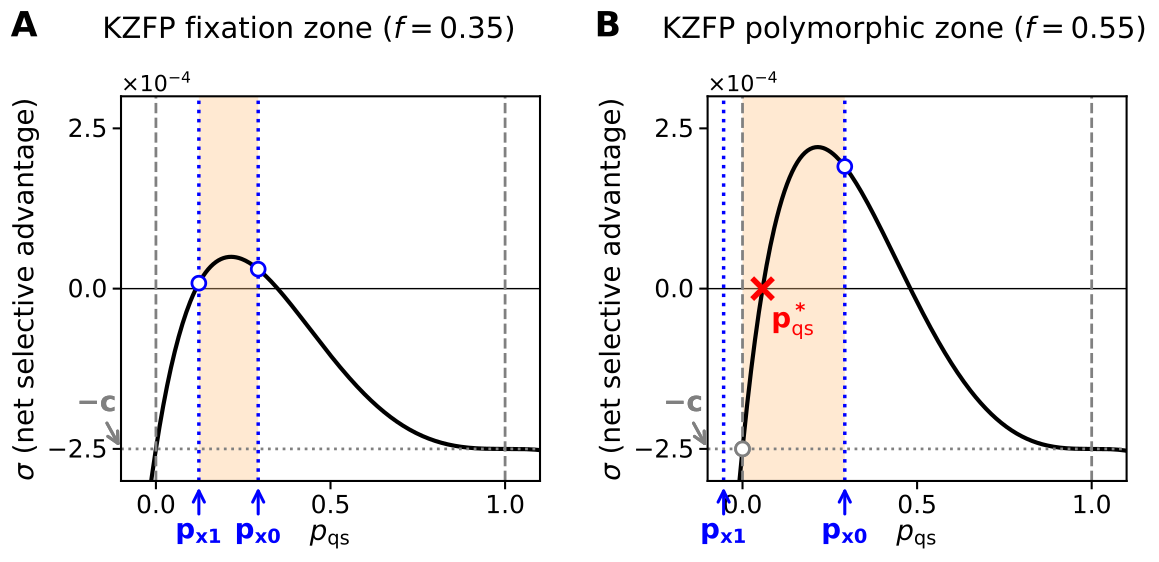

Write the Python code that produced this figure.
#fig3
import numpy as np
import matplotlib.pyplot as plt
from scipy.optimize import brentq
from matplotlib.ticker import ScalarFormatter


def sigma_of_pqs(pqs, s, u, pi, f, c):
    num = (2 * s * u * f) * (1-pqs)**3 * pqs
    den = pi + 2 * s * pqs
    return num / den - c


def pqs_interval(s, u, f):
    x0 = 1-np.sqrt(s / u)
    x1 = 1-np.sqrt(s / (u * (1 - f)))
    xlow = max(0.0,x1)
    return x0, x1, xlow


def plot_sigma_pqs(ax, *, s, u, pi, f, c):
    x0, x1, xlow = pqs_interval(s, u, f)
    pqs = np.linspace(-1, 1.2, 600)
    sig = sigma_of_pqs(pqs, s, u, pi, f, c)

    ax.plot(pqs, sig, color="k", lw=3, zorder=2)
    ax.axhline(0, color="k", lw=1, ls="-", zorder=0)
    ax.axvspan(xlow, x0, facecolor="#FFC080", alpha=0.35, zorder=0)

    s0 = sigma_of_pqs(x1, s, u, pi, f, c)
    s1 = sigma_of_pqs(x0, s, u, pi, f, c)
    su = sigma_of_pqs(xlow, s, u, pi, f, c)

    ax.axvline(x0, color="blue", ls=":", lw=2.5)
    ax.axvline(x1, color="blue", ls=":", lw=2.5)
    ax.axvline(0.0, color="gray", lw=2, ls="--")
    ax.axvline(1.0, color="gray", lw=2, ls="--")

    ax.axhline(-0.00025, color="gray", lw=2, ls=":")
    pqs_target = -c
    trans = axes[0].get_yaxis_transform()

    axes[0].annotate(
        r"$\bf{-c}$",
        xy=(0, pqs_target),
        xycoords=trans,
        xytext=(-3, 32),
        textcoords="offset points",
        ha="right",
        va="center",
        arrowprops=dict(arrowstyle="->", lw=2.2, color="gray"),
        color="gray",
        annotation_clip=False,
        fontsize=20,
    )

    axes[1].annotate(
        r"$\bf{-c}$",
        xy=(1.4, pqs_target),
        xycoords=trans,
        xytext=(-3, 32),
        textcoords="offset points",
        ha="right",
        va="center",
        arrowprops=dict(arrowstyle="->", lw=2.2, color="gray"),
        color="gray",
        annotation_clip=False,
        fontsize=20,
    )

    ax.plot([x0], [s1], "o", mfc="w", mec="blue", ms=10, mew=2, zorder=3)
    ax.plot([x1], [s0], "o", mfc="w", mec="blue", ms=10, mew=2, zorder=3)
    axes[1].plot(0.0, -c, "o", mfc="w", mec="gray", ms=10, mew=2, zorder=3)

    ax.annotate(
        r"$\bf{p_{x0}}$",
        xy=(x0, -0.01),
        xycoords=("data", "axes fraction"),
        xytext=(0, -25),
        textcoords="offset points",
        ha="center",
        va="top",
        arrowprops=dict(arrowstyle="->", color="blue", lw=2.2),
        color="blue",
        size=20,
        annotation_clip=False,
    )

    ax.annotate(
        r"$\bf{p_{x1}}$",
        xy=(x1, -0.01),
        xycoords=("data", "axes fraction"),
        xytext=(0, -25),
        textcoords="offset points",
        ha="center",
        va="top",
        arrowprops=dict(arrowstyle="->", color="blue", lw=2.2),
        color="blue",
        size=20,
        annotation_clip=False,
    )
    
    
    pqs_feas = np.linspace(xlow, x0, 600)
    sig_feas = sigma_of_pqs(pqs_feas, s, u, pi, f, c)

    idx = np.where(np.signbit(sig_feas[:-1]) != np.signbit(sig_feas[1:]))[0]

    if len(idx) > 0:
        i = idx[0]

        try:
            pqs_star = brentq(
                lambda yy: sigma_of_pqs(yy, s, u, pi, f, c),
                pqs_feas[i],
                pqs_feas[i + 1],
            )

            ax.plot([pqs_star], [0], "x", ms=15, mew=4, color="r", zorder=4)

            ax.text(
                pqs_star + 0.025,
                -0.000082,
                r"$\bf{p_{\mathrm{qs}}^*}$",
                color="r",
                ha="left",
                va="bottom",
                size=20,
            )

        except ValueError:
            pass

    ax.set_xlabel(r"$p_\mathrm{qs}$", fontsize=20)
    ax.margins(x=0.02)
    ax.set_xlim(-0.1, 1.1)
    ax.set_xticks([0, 0.5, 1])
    ax.set_ylim(-0.0003, 0.0003)
    ax.set_yticks([-0.00025, 0, 0.00025])
    ax.tick_params(labelsize=18, width=1.5, length=6)
    ax.yaxis.set_major_formatter(ScalarFormatter(useMathText=True))
    ax.ticklabel_format(style="sci", axis="y", scilimits=(-4, -4))
    ax.yaxis.offsetText.set_fontsize(16)
    ax.spines["top"].set_linewidth(1.5)
    ax.spines["bottom"].set_linewidth(1.5)
    ax.spines["left"].set_linewidth(1.5)
    ax.spines["right"].set_linewidth(1.5)


fig, axes = plt.subplots(1, 2, figsize=(13, 5), constrained_layout=False, sharey=False)

plot_sigma_pqs(
    axes[0],
    s=5e-3,
    u=1e-2,
    pi=1e-2,
    f=0.35,
    c=2.5e-4,
)
axes[0].set_title(
    "KZFP fixation zone ($f={0.35}$)",
    fontsize=21,
    x=0.45,
    y=1.13,
)
axes[0].set_ylabel(r"$\sigma$ (net selective advantage)", size=20)

plot_sigma_pqs(
    axes[1],
    s=5e-3,
    u=1e-2,
    pi=1e-2,
    f=0.55,
    c=2.5e-4,
)
axes[1].set_title(
    "KZFP polymorphic zone ($f={0.55}$)",
    fontsize=21,
    x=0.47,
    y=1.13,
)
axes[1].set_ylabel(r"$\sigma$ (net selective advantage)", size=20)

fig.text(0.04, 1, "A", fontsize=25, color="k", fontweight="bold")
fig.text(0.49, 1, "B", fontsize=25, color="k", fontweight="bold")
plt.subplots_adjust(wspace=0.4)
plt.savefig('fig3.pdf', format="pdf", bbox_inches='tight')
plt.show()
